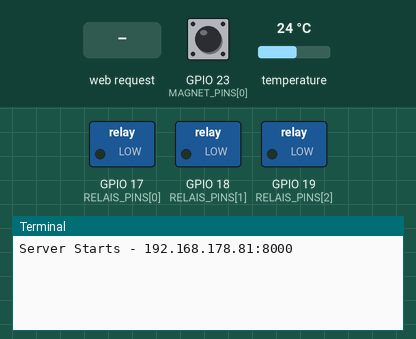
Recording of a program running on a simulated Raspberry Pi (BCM pin numbers). On the bench: switched loads named in the program (green lamp = pin HIGH), the last lines printed to the terminal. The inputs (shaded band) are chosen by the test bench; at power-on: GPIO 23 (MAGNET_PINS[0]) HIGH, temperature 24 °C.

Above: at 1.2 s.
1.3 s: HTTP request for / received
At 3.3 s:
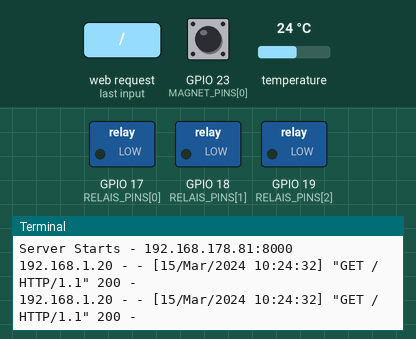
3.5 s: HTTP request for /set received
At 5.5 s:
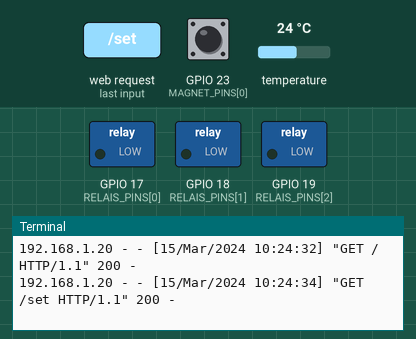

The program:

thermaguard.py
```python
import json
import time
from http.server import BaseHTTPRequestHandler, HTTPServer
from w1thermsensor import W1ThermSensor, Unit
import RPi.GPIO as GPIO

host_name = '192.168.178.81'  # IP-adres van de Raspberry Pi
host_port = 8000

# Variabelen voor temperatuurregeling
RELAIS_PINS = [17, 18, 19]  # GPIO-pinnen voor relais -> ltr veranderen
SENSOR_NAMEN = ['vak 1', 'vak 2', 'vak 3']  # Namen van de vakken
DOELTEMPERATUREN = [7, 8, 9]  # Doeltemperaturen voor elk vak
HYSTERESIS = 1  # Hysteresis waarde: verschil tussen in- en uitschakelen van relays

# GPIO-pinnen voor de magnetische contactschakelaars
MAGNET_PINS = [23, 24, 25,]  # GPIO-pinnen voor de magnetische contactschakelaars -> ltr veranderen

# Variabelen voor het bijhouden van de tijd sinds elk vak open was
tijd_laatst_geopend = [None] * len(SENSOR_NAMEN)

# GPIO-initialisatie
GPIO.setmode(GPIO.BCM)
for pin in RELAIS_PINS:
    GPIO.setup(pin, GPIO.OUT)

for pin in MAGNET_PINS:
    GPIO.setup(pin, GPIO.IN, pull_up_down=GPIO.PUD_UP)

# Main code voor temperatuursensoren en relais
def getTemperature():
    temperatures = []
    for sensor in W1ThermSensor.get_available_sensors():
        temp = sensor.get_temperature(Unit.DEGREES_C)
        temperatures.append(temp)
    return temperatures

def controle_relais(sensor_index, temp):
    doeltemperatuur = DOELTEMPERATUREN[sensor_index]
    relay_pin = RELAIS_PINS[sensor_index]

    if temp < doeltemperatuur - HYSTERESIS:
        GPIO.output(relay_pin, GPIO.HIGH)
    elif temp > doeltemperatuur + HYSTERESIS:
        GPIO.output(relay_pin, GPIO.LOW)

# Main code voor de webpagina
class MyServer(BaseHTTPRequestHandler):

    def do_HEAD(self):
        self.send_response(200)
        self.send_header('Content-type', 'text/html')
        self.end_headers()

    def _redirect(self, path):
        self.send_response(303)
        self.send_header('Content-type', 'text/html')
        self.send_header('Location', path)
        self.end_headers()

    def do_GET(self):
        if self.path == "/":
            self._set_doeltemperaturen()
            self.krijg_status()
            return
        if self.path == "/set":
            self._set_doeltemperaturen()
            return

    def do_POST(self):
        content_length = int(self.headers['Content-Length'])
        post_data = self.rfile.read(content_length).decode("utf-8")
        post_data = json.loads(post_data)

        # Update de doeltemperaturen met de waarden vanuit het formulier
        for i, doeltemp in enumerate(post_data["doeltemperaturen"]):
            DOELTEMPERATUREN[i] = int(doeltemp)

        # Stuur een redirect om de pagina te vernieuwen met de nieuwe/bijgewerkte doeltemperaturen
        self._redirect('/')

    def krijg_status(self):
        global tijd_laatst_geopend
        temperatures = getTemperature()
        status_html = ""
        for i, temp in enumerate(temperatures):
            relais_status = GPIO.input(RELAIS_PINS[i])
            status_html += f"<p>{SENSOR_NAMEN[i]}: Temperature: {temp}C, Status: {'On' if relais_status else 'Off'}"

            # Controleer de status van de magnetische contactschakelaar voor dit vak
            if GPIO.input(MAGNET_PINS[i]) == GPIO.LOW:
                if tijd_laatst_geopend[i] is None:
                    tijd_laatst_geopend[i] = time.time()
                tijd_sinds_laatst_geopend = time.time() - tijd_laatst_geopend[i]
                status_html += f", Vak open: {tijd_sinds_laatst_geopend:.2f} seconden geleden"
            else:
                tijd_laatst_geopend[i] = None

            status_html += "</p>"

        html = f'''
           <!DOCTYPE html>
           <html lang="en">
           <head>
               <meta charset="UTF-8">
               <meta name="viewport" content="width=device-width, initial-scale=1.0">
               <title>Thermaguard</title>
               <style>
                   /* Algemeen */
                   body {{
                       font-family: monospace; /* Monospace lettertype voor de hele pagina */
                   }}

                   /* Achtergrond en tekstkleuren */
                   .background-light {{
                       background-color: #b3cde0; /* Lichte tint achtergrond */
                       color: #011f4b; /* Donkere tint voor letters */
                   }}

                   /* Labels */
                   .label {{
                       color: #011f4b; /* Donkere tint voor labels */
                       font-family: monospace; /* Monospace lettertype voor labels */
                   }}

                   /* Invoervelden */
                   .input {{
                       background-color: #b3cde0; /* Lichte tint achtergrond voor invoervelden */
                       color: #011f4b; /* Donkere tint voor invoertekst */
                       border: 1px solid #011f4b; /* Randkleur invoervelden */
                       border-radius: 4px; /* Afgeronde randen voor invoervelden */
                       padding: 8px; /* Ruimte binnenin invoervelden */
                       font-family: monospace; /* Monospace lettertype voor invoervelden */
                   }}

                   /* Knoppen */
                   .button {{
                       background-color: #03396c; /* Donkere tint achtergrond voor knop */
                       color: #b3cde0; /* Lichte tint voor knoptekst */
                       border: none; /* Geen rand voor knop */
                       border-radius: 4px; /* Afgeronde randen voor knop */
                       padding: 10px 20px; /* Ruimte binnenin knop */
                       cursor: pointer; /* Verander cursor naar wijzervorm bij zweven */
                       transition: background-color 0.3s ease; /* Soepele overgang voor achtergrondkleur */
                       font-family: monospace; /* Monospace lettertype voor knoppen */
                   }}

                   /* Hoofdtekst */
                   .heading {{
                       color: #005b96; /* Middentint voor hoofdtekst */
                       font-family: monospace; /* Monospace lettertype voor hoofdtekst */
                   }}

                   /* Hover-effect voor knoppen */
                   .button:hover {{
                       background-color: #005b96; /* Verander achtergrondkleur bij zweven */
                       color: #b3cde0; /* Behoud lichte tint voor tekst */
                   }}

                   /* Actieve staat voor knoppen */
                   .button:active {{
                       background-color: #6497b1; /* Verander achtergrondkleur bij klikken */
                       font-family: monospace; /* Monospace lettertype voor actieve knoppen */
                   }}

                   /* Weergave laatst geopende status */
                   .status {{
                       margin-top: 20px; /* Ruimte boven laatst geopende status */
                       font-family: monospace; /* Monospace lettertype voor laatst geopende status */
                   }}
               </style>
               <script>
                   document.getElementById("temperatureForm").addEventListener("submit", function(event) {{
                       event.preventDefault();

                       // Verzamel doeltemperaturen voor elk vak
                       var goalTemperatures = {{
                           1: parseFloat(document.getElementById("slot1").value),
                           2: parseFloat(document.getElementById("slot2").value),
                           3: parseFloat(document.getElementById("slot3").value),
                       }};

                       // Stuur doeltemperaturen naar de backend
                       fetch('/set_goal_temperatures', {{
                           method: 'POST',
                           headers: {{
                               'Content-Type': 'application/json',
                           }},
                           body: JSON.stringify(goalTemperatures)
                       }})
                       .then(response => {{
                           if (!response.ok) {{
                               throw new Error('Niet mogelijk om doeltemperatuur in te stellen');
                           }}
                           return response.json();
                       }})
                       .then(data => {{
                           console.log('Goal temperatures set successfully:', data);
                       }})
                       .catch(error => {{
                           console.error('Error setting goal temperatures:', error);
                       }});
                   }});
               </script>
           </head>
           <body class="background-light">
               <h1 class="heading">Thermaguard</h1>
               <form id="temperatureForm">
                   <label for="slot1" class="label">Doeltemperatuur voor vak 1:</label>
                   <input type="number" id="slot1" name="slot1" class="input" min="0" max="100" step="0.1" required><br><br>

                   <label for="slot2" class="label">Doeltemperatuur voor vak 2:</label>
                   <input type="number" id="slot2" name="slot2" class="input" min="0" max="100" step="0.1" required><br><br>

                   <label for="slot3" class="label">Doeltemperatuur voor vak 3:</label>
                   <input type="number" id="slot3" name="slot3" class="input" min="0" max="100" step="0.1" required><br><br>
                 <button type="submit" class="button">Opslaan</button>
               </form>
               <div class="status">
                   <h2 class="heading">Laatst geopend:</h2>
                   {self._get_last_opened_status()}
               </div>
           </body>
           </html>
        '''
        self.do_HEAD()
        self.wfile.write(html.encode("utf-8"))

    def _set_doeltemperaturen(self):
        self.krijg_status()

    def _get_last_opened_status(self):
        status_html = ""
        for i, time_opened in enumerate(tijd_laatst_geopend):
            if time_opened is not None:
                status_html += f"<p>{SENSOR_NAMEN[i]}: Vak open: {time.time() - time_opened:.2f} seconden geleden</p>"
            else:
                status_html += f"<p>{SENSOR_NAMEN[i]}: Niet geopend</p>"
        return status_html

if __name__ == '__main__':
    http_server = HTTPServer((host_name, host_port), MyServer)
    print("Server Starts - %s:%s" % (host_name, host_port))
    try:
        http_server.serve_forever()
    except KeyboardInterrupt:
        http_server.server_close()
```

Measured:
- after the input at 1.3 s, the terminal: prints a new line after 0.75 s (image 1)
- after the input at 3.5 s, the terminal: prints a new line after 0.75 s (image 2)
